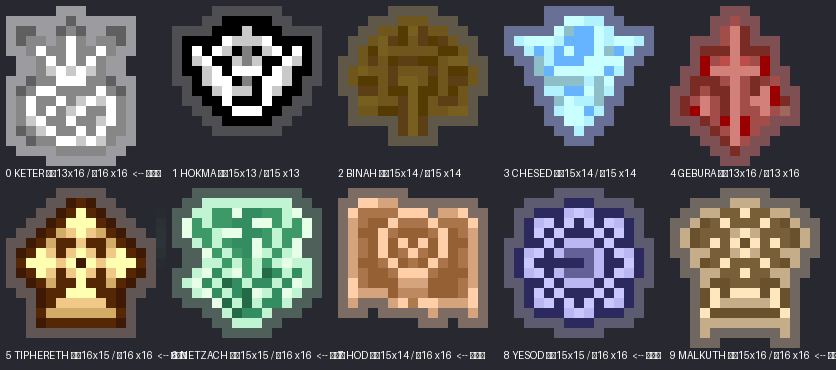
#> input picture _chk/_tree_10.png, 836 x 370 px, given in place of hero_icons.png, which was not available
$ python dump.py
#> lines starting #> are read from the running program, lines starting #| are printed output that depends on the picture; pictures that were not available may be replaced by others from this repository, and a replacement may not be noted
import os
from PIL import Image

OUT = "D:/PD/_chk"
os.makedirs(OUT, exist_ok=True)

def dump(path, cell, cols, rows, start, end, scale, prefix):
#> called with cell = 16, cols = 8, rows = 16, start = 122, end = 127, scale = 6, prefix = 'hero'
    img = Image.open(path).convert("RGBA")
#> img is the input picture: PIL image 836x370 RGBA; mean R, G, B, A 84.8, 79.5, 77.9, 243.7
    W, H = img.size
#> W = 836; H = 370
    for idx in range(start, end + 1):
        c = idx % cols
        r = idx // cols
        if r >= rows:
            break
        box = (c * cell, r * cell, c * cell + cell, r * cell + cell)
        f = img.crop(box)
        nz = sum(1 for p in f.getdata() if p[3] > 0)
        big = f.resize((cell * scale, cell * scale), Image.NEAREST)
        bg = Image.new("RGBA", big.size, (40, 40, 48, 255))
        bg.alpha_composite(big)
        bg.convert("RGB").save(os.path.join(OUT, "%s_%03d.png" % (prefix, idx)))
        print("%s idx=%d cell(%d,%d) opaque=%d" % (prefix, idx, c, r, nz))
#> this loop made 6 passes
#| hero idx=122 cell(2,15) opaque=256
#| hero idx=123 cell(3,15) opaque=256
#| hero idx=124 cell(4,15) opaque=256
#| hero idx=125 cell(5,15) opaque=256
#| hero idx=126 cell(6,15) opaque=256
#| hero idx=127 cell(7,15) opaque=256
#> pass 1, in dump, `f = img.crop(box)`:
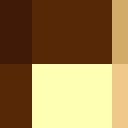
#> f: PIL image 16x16 RGBA (shown 8 times larger); mean R, G, B, A 152.6, 123.1, 73, 255
#> pass 1, in dump, `bg = Image.new("RGBA", big.size, (40, 40, 48, 255))`:
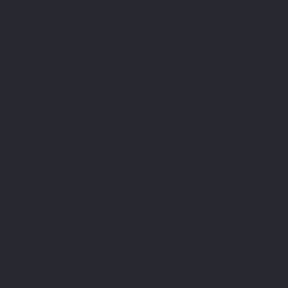
#> bg: PIL image 96x96 RGBA (shown 3 times larger); mean R, G, B, A 40, 40, 48, 255
#> after the loop:
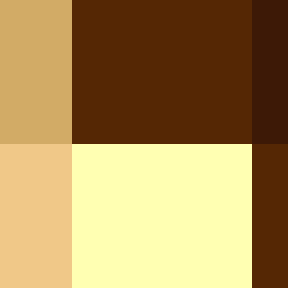
#> bg: PIL image 96x96 RGBA (shown 3 times larger); mean R, G, B, A 171.6, 142.2, 87.2, 255

# hero_icons.png: 128x256, 8 cols x 16 rows, 16px cells
dump("core/src/main/assets/interfaces/hero_icons.png", 16, 8, 16, 122, 127, 6, "hero")
